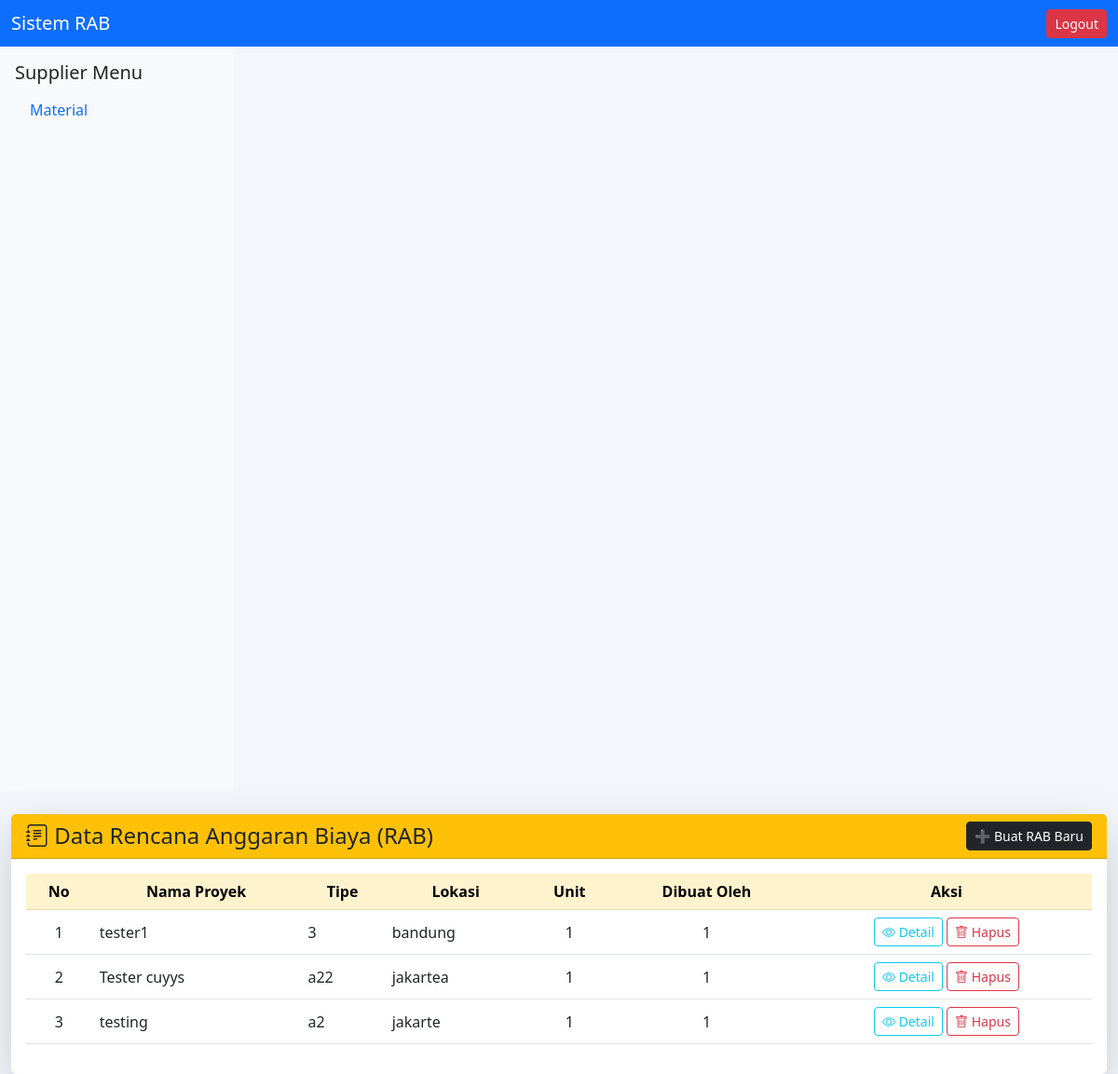
/rab/rab.php (signed in), run on the app's committed database.
### tables this page shows
CREATE TABLE `rab` (
  `id_rab` varchar(50) NOT NULL,
  `id_user` int(11) DEFAULT NULL,
  `project_name` varchar(100) DEFAULT NULL,
  `unit` int(11) DEFAULT NULL,
  `type` varchar(50) DEFAULT NULL,
  `location` varchar(100) DEFAULT NULL,
  `jumlahTotal` int(11) DEFAULT 0,
  `pembulatan` int(11) DEFAULT 0,
  `permeterpersegi` int(11) DEFAULT 0,
  `timestamps` timestamp NOT NULL DEFAULT current_timestamp(),
  `created_at` timestamp NOT NULL DEFAULT current_timestamp()
);

### rab/rab.php (the view, shortened to what this page needs)
<?php
include '../config/database.php';
include '../partials/header.php';
include '../partials/sidebar.php';
$result = mysqli_query($conn, "SELECT * FROM rab ORDER BY created_at DESC");
?>
<!DOCTYPE html>
<html lang="id">
<head>
  <link href="https://cdn.jsdelivr.net/npm/bootstrap@5.3.0/dist/css/bootstrap.min.css" rel="stylesheet">
  <link href="https://cdn.jsdelivr.net/npm/bootstrap-icons@1.11.1/font/bootstrap-icons.css" rel="stylesheet">
</head>
<body style="background-color:#f3f6fa;">
<div class="container-fluid mt-4">
  <div class="card shadow-lg border-0">
    <div class="card-header bg-warning text-dark d-flex justify-content-between align-items-center">
      <h4 class="mb-0"><i class="bi bi-journal-text"></i> Data Rencana Anggaran Biaya (RAB)</h4>
      <a href="createrab.php" class="btn btn-dark btn-sm">
        ➕ Buat RAB Baru
      </a>
    </div>
    <div class="card-body">
      <div class="table-responsive">
        <table class="table table-hover align-middle">
          <thead class="table-warning text-center">
            <tr>
              <th>No</th>
              <th>Nama Proyek</th>
              <th>Tipe</th>
              <th>Lokasi</th>
              <th>Unit</th>
              <th>Dibuat Oleh</th>
              <th>Aksi</th>
            </tr>
          </thead>
          <tbody>
            <?php $no=1; while($r=mysqli_fetch_assoc($result)): ?>
              <tr>
                <td class="text-center"><?= $no++ ?></td>
                <td><?= htmlspecialchars($r['project_name']) ?></td>
                <td><?= htmlspecialchars($r['type']) ?></td>
                <td><?= htmlspecialchars($r['location']) ?></td>
                <td class="text-center"><?= $r['unit'] ?></td>
                <td class="text-center"><?= $r['id_user'] ?></td>
                <td class="text-center">
                  <a href="detailrab.php?id=<?= $r['id_rab'] ?>" class="btn btn-sm btn-outline-info">
                    <i class="bi bi-eye"></i> Detail
                  </a>
                  <a href="?delete=<?= $r['id_rab'] ?>"
                     onclick="return confirm('Hapus RAB ini?')"
                     class="btn btn-sm btn-outline-danger">
                     <i class="bi bi-trash"></i> Hapus
                  </a>
                </td>
              </tr>
            <?php endwhile; ?>
          </tbody>
        </table>
      </div>
    </div>
  </div>
</div>
</body>
</html>

### data on the page
rab: project_name "tester1", type "3", location "bandung", unit "1", id_user "1"
rab: project_name "Tester cuyys", type "a22", location "jakartea", unit "1", id_user "1"
rab: project_name "testing", type "a2", location "jakarte", unit "1", id_user "1"

### other printed values
$role "Supplier"
